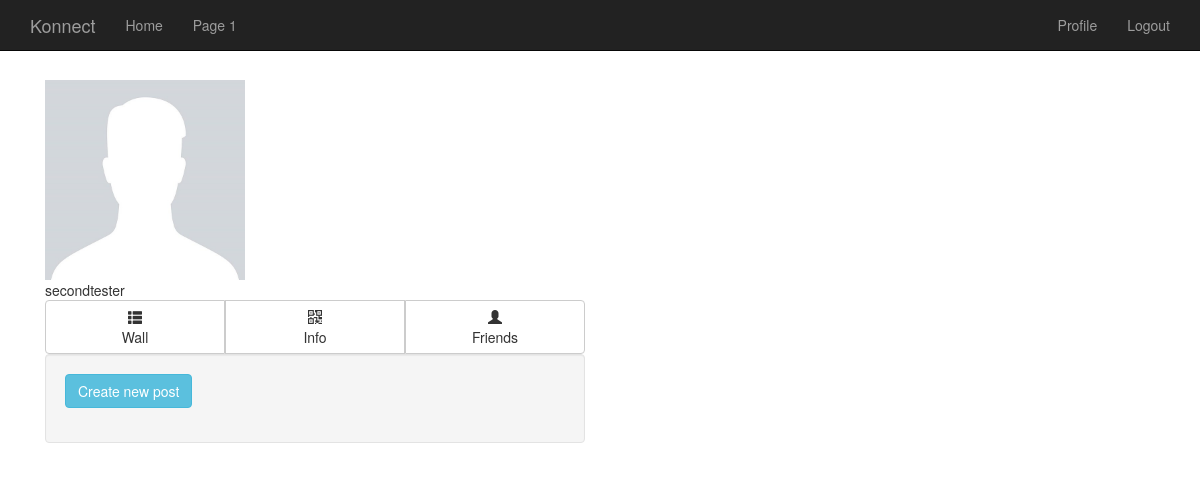
Before: /profile (signed in) with the older database file.
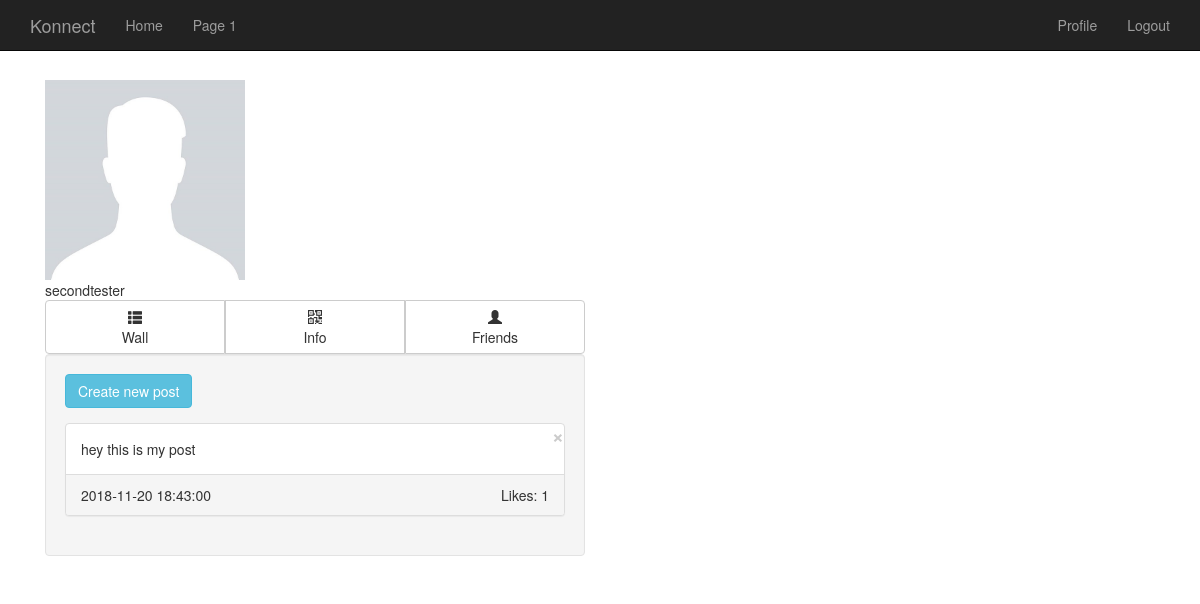
After: the same page with the newer database file.
### cw.py (models this page shows)
class User(db.Model):
	id = db.Column(db.Integer, primary_key=True)
	username = db.Column(db.String(20), unique=True, nullable=False)
	email = db.Column(db.String(50), unique=True, nullable=False)
	profilePic = db.Column(db.String(20), nullable=False, default='default.jpg' )
	password = db.Column(db.String(50), nullable=False)
	name = db.Column(db.String(30))
	joinDate = db.Column(db.DateTime, default=datetime.utcnow(), nullable=False)
	wallPosts = db.relationship('WallPost', backref='poster', lazy=True)
	friends = db.relationship('Friend', backref='friend', lazy=True)
	postsLiked = db.relationship('PostLikes', backref='liker', lazy=True)

class WallPost(db.Model):
	id = db.Column(db.Integer, primary_key=True)
	body = db.Column(db.Text, nullable=False)
	timeStamp = db.Column(db.DateTime, default=datetime.utcnow(), nullable=False)
	user_id = db.Column(db.Integer, db.ForeignKey('user.id'), nullable=False)
	likes = db.Column(db.String(50), default="0", nullable=False)
	likedBy = db.relationship('PostLikes', backref='post', lazy=True)

### cw.py (the view)
@app.route("/profile")
def profile():
	if session.get('loggedIn') == True:
		user = User.query.filter_by(username=session['username']).first()
		wallposts = user.wallPosts
		wallposts.reverse()
		friends = user.friends
		return render_template('profile.html', user=user, wallPosts=wallposts, ownProfile=True, friendsList=friends)
	else:
		flash("Please sign in first", "warning")
                return redirect("/login")

### templates/profile.html (shortened to what this page needs)
{%extends 'base.html'%}
{%block content%}
<div class="col-lg-6 col-sm-6">
    <div class="card hovercard">
	<div class="useravatar">
            <img alt="" src="{{url_for('static', filename="profilePics/" + user.profilePic)}}" width:"200px" height="200px">
        </div>
        <div class="card-info"> <span class="card-title">{{user.username}}</span>
        </div>
    </div>
    <div class="btn-pref btn-group btn-group-justified btn-group-lg" role="group" aria-label="...">
        <div class="btn-group" role="group">
            <button type="button" id="wall" class="btn btn-default" href="#posts" data-toggle="tab"><span class="glyphicon glyphicon-th-list
" aria-hidden="true"></span>
                <div class="hidden-xs">Wall</div>
            </button>
        </div>
        <div class="btn-group" role="group">
            <button type="button" id="info" class="btn btn-default" href="#infoList" data-toggle="tab"><span class="glyphicon glyphicon-qrcode" aria-hidden="true"></span>
                <div class="hidden-xs">Info</div>
            </button>
        </div>
        <div class="btn-group" role="group">
            <button type="button" id="friends" class="btn btn-default" href="#friendList" data-toggle="tab"><span class="glyphicon glyphicon-user" aria-hidden="true"></span>
                <div class="hidden-xs">Friends</div>
            </button>
        </div>
    </div>
        <div class="well">
      <div class="tab-content">
        <div class="tab-pane fade in active" id="posts">
	<div class="form-group">
		{%if ownProfile%}
			<form>
				<a href="/wallPost/new" class="btn btn-info" role="button">Create new post</a>
			</form>
		{%endif%}
	</div>
          {% for post in wallPosts %}
		<div class="panel panel-default">
			{% if ownProfile %}
				<a href="/wallpost/delete/{{post.id}}"><button type="button" class="close" aria-label="Close">
  				<span aria-hidden="true">&times;</span>
				</button>
				</a>
			{% endif %}
  			<div class="panel-body">{{post.body}}</div>
  			<div class="panel-footer">{{post.timeStamp.replace(microsecond=0).isoformat(' ')}}  <span class="pull-right">Likes: {{post.likes}}
		 </div>
		</div>
	  {% endfor %}
        </div>
      </div>
    </div>
    </div>
{%endblock%}

### templates/base.html (shortened to what this page needs)
<!doctype html>
<head>
	<link href="{{ url_for('static', filename='css/bootstrap.min.css')}}" rel="stylesheet" />
</head>
<body>
	<nav class="navbar navbar-inverse navbar-fixed-top">
		<div class="container">
			<div class="navbar-header">
				<a class="navbar-brand" href="/">Konnect</a>
			</div>
			<div id="navbar" class="collapse navbar-collapse">
			<ul class="nav navbar-nav">
				<li ><a href="/">Home</a></li>
				<li ><a href="/explore">Page 1</a></li>
			</ul>
			<ul class="nav navbar-nav navbar-right">
				{% if session['loggedIn'] %}
					<li ><a href="/profile">Profile</a></li>
					<li ><a href="/logout">Logout</a></li>
				{% else %}
					<li ><a href="/login">Login</a></li>
				{% endif %}
			</ul>
			</div>
		</div>
	</nav>
	<div class="container">
	{%block content%} {%endblock%}
	</div>
</body>
</html>

### templates/base.html (style rules this page uses)
body { padding-top: 80px; }

Changed rows visible on the page:
added WallPost: body "hey this is my post", timeStamp.replace "2018-11-20 18:43:00", likes "1"
